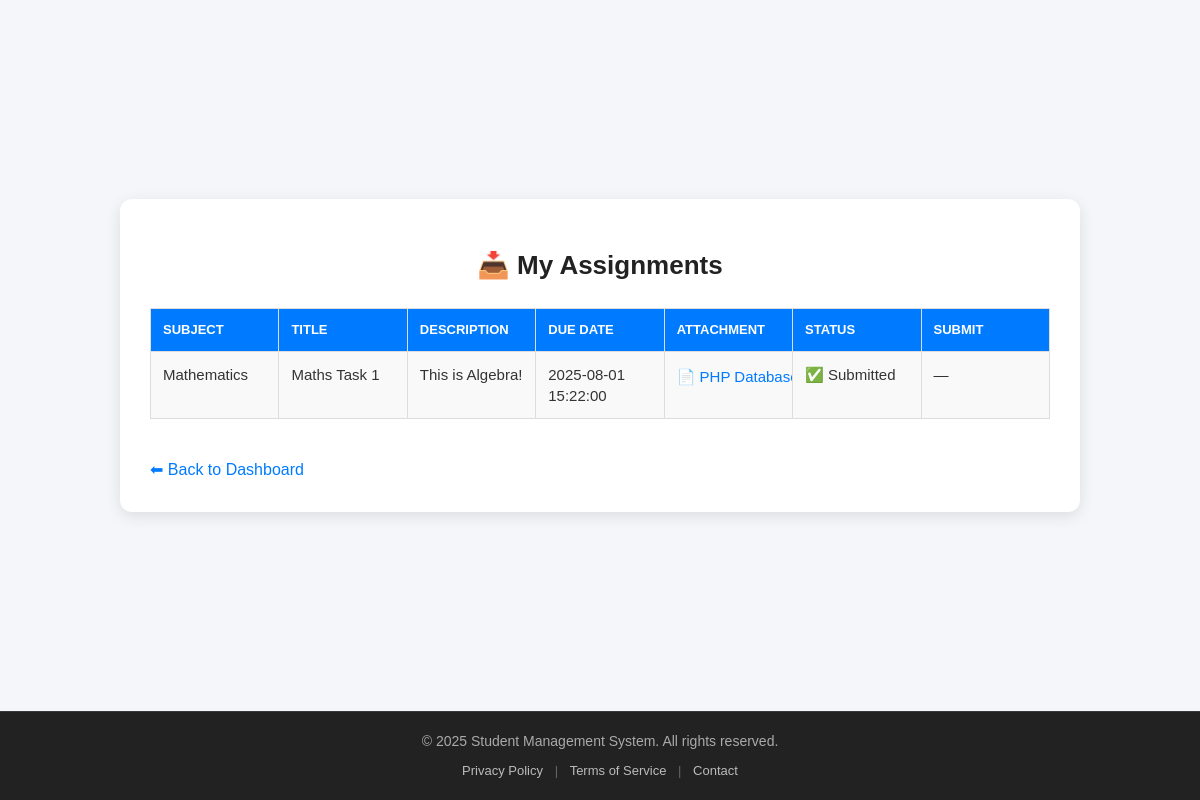
The app's page /public/student/assignments.php (signed in) with its own data.
### tables this page shows
CREATE TABLE `assignments` (
  `id` int(11) NOT NULL,
  `class_id` int(11) NOT NULL,
  `title` varchar(255) NOT NULL,
  `description` text NOT NULL,
  `due_date` datetime NOT NULL,
  `created_at` int(11) NOT NULL DEFAULT current_timestamp()
);

CREATE TABLE `subjects` (
  `id` int(11) NOT NULL,
  `name` varchar(100) NOT NULL,
  `code` varchar(10) NOT NULL,
  `created_at` timestamp NOT NULL DEFAULT current_timestamp()
);

### public/student/assignments.php (the view, shortened to what this page needs)
<?php
global $pdo;
$student_id = $_SESSION['user_id'];
$class_stmt = $pdo->prepare("
    SELECT c.id AS class_id, s.name AS subject_name, u.username AS teacher_name
    FROM enrollments e
    JOIN classes c ON e.class_id = c.id
    JOIN subjects s ON c.subject_id = s.id
    LEFT JOIN users u ON c.teacher_id = u.id
    WHERE e.user_id = ?
");
$class_stmt->execute([$student_id]);
$enrolled_classes = $class_stmt->fetchAll(PDO::FETCH_ASSOC);
$class_ids = array_column($enrolled_classes, 'class_id');
$placeholders = implode(',', array_fill(0, count($class_ids), '?'));
$assignments_stmt = $pdo->prepare("
    SELECT a.id, a.title, a.description, a.due_date, a.created_at,
           c.id AS class_id, s.name AS subject_name, f.file_name, f.file_path,
           (SELECT COUNT(*) FROM submissions sub WHERE sub.assignment_id = a.id AND sub.user_id = ?) AS already_submitted
    FROM assignments a
    JOIN classes c ON a.class_id = c.id
    JOIN subjects s ON c.subject_id = s.id
    LEFT JOIN assignment_files f ON a.id = f.assignment_id
    WHERE a.class_id IN ($placeholders)
    ORDER BY a.due_date ASC
");
$params = array_merge([$student_id], $class_ids);
$assignments_stmt->execute($params);
$assignments = $assignments_stmt->fetchAll(PDO::FETCH_ASSOC);
?>
<!DOCTYPE html>
<html>
<head>
    <link rel="stylesheet" href="../assets/style.css">
</head>
<body class="dashboard-page">
<div class="dashboard-wrapper">
    <div class="dashboard-card student-view">
        <h1>📥 My Assignments</h1>
        <?php if (empty($assignments)): ?>
            <p>❌ You have no assignments yet!</p>
        <?php else: ?>
            <div class="table-wrapper">
                <table>
                    <tr>
                        <th>Subject</th>
                        <th>Title</th>
                        <th>Description</th>
                        <th>Due Date</th>
                        <th>Attachment</th>
                        <th>Status</th>
                        <th>Submit</th>
                    </tr>
                    <?php foreach ($assignments as $a): ?>
                        <tr>
                            <td><?= htmlspecialchars($a['subject_name']) ?></td>
                            <td><?= htmlspecialchars($a['title']) ?></td>
                            <td><?= htmlspecialchars($a['description']) ?></td>
                            <td><?= $a['due_date'] ?></td>
                            <td>
                                <?php if ($a['file_path']): ?>
                                    <a href="../../<?= htmlspecialchars($a['file_path']) ?>" target="_blank">📄 <?= htmlspecialchars($a['file_name']) ?></a>
                                <?php else: ?>
                                    No file
                                <?php endif; ?>
                            </td>
                            <td>
                                <?= $a['already_submitted'] > 0 ? '✅ Submitted' : '⏳ Pending' ?>
                            </td>
                            <td>
                                <?php if ($a['already_submitted'] == 0): ?>
                                    <a href="submit_assignment.php?id=<?= $a['id'] ?>">✏️ Submit</a>
                                <?php else: ?>
                                    —
                                <?php endif; ?>
                            </td>
                        </tr>
                    <?php endforeach; ?>
                </table>
            </div>
        <?php endif; ?>
        <a class="back-link" href="../dashboard.php">⬅ Back to Dashboard</a>
    </div>
</div>
<?php include __DIR__ . '/../templates/footer.php'; ?>
</body>
</html>

### public/assets/style.css (style rules this page uses)
html, body { height: 100%; margin: 0; padding: 0; display: flex; flex-direction: column; }
body > *:not(.site-footer) { flex: 1; }
body { font-family: Arial, sans-serif; background: #f4f4f9; color: #333; line-height: 1.4; padding: 20px; }
table { width: 100%; border-collapse: collapse; margin-bottom: 20px; }
table th, table td { padding: 16px 14px; font-size: 15px; border: 1px solid #ccc; text-align: left; vertical-align: top; word-break: break-word; overflow-wrap: anywhere; white-space: normal; overflow: hidden; text-overflow: ellipsis; }
table th { background: #007bff; color: #fff; text-transform: uppercase; font-size: 13px; }
table tr:nth-child(even) { background: #f9f9f9; }
a { color: #007bff; text-decoration: none; transition: color 0.2s ease-in-out; }
body.dashboard-page { background: #f4f6f9; padding: 0; display: flex; flex-direction: column; min-height: 100vh; }
.dashboard-wrapper { flex: 1; display: flex; justify-content: center; align-items: center; padding: 40px 20px; }
.dashboard-card { background: #fff; padding: 30px; border-radius: 12px; box-shadow: 0 4px 15px rgba(0, 0, 0, 0.1); text-align: center; }
.dashboard-card.student-view { max-width: 700px; width: 100%; text-align: center; margin: 0 auto; }
@media (min-width: 1024px) { .dashboard-card.student-view { max-width: 900px; text-align: left; } }
.dashboard-card h1 { font-size: 26px; margin-bottom: 10px; color: #222; text-align: center; }
.dashboard-card table { width: 100%; border-collapse: collapse; margin-top: 15px; }
.dashboard-card th, .dashboard-card td { padding: 12px; border: 1px solid #ddd; }
.dashboard-card th { background: #007bff; color: #fff; }
.dashboard-card tr:nth-child(even) { background: #f9f9f9; }
.back-link { display: inline-block; margin-top: 20px; color: #007bff; text-decoration: none; }
.table-wrapper { overflow-x: auto; }
.table-wrapper table { min-width: 100%; width: 100%; table-layout: fixed; }
.dashboard-card table td:nth-child(2), .dashboard-card table th:nth-child(2) { max-width: 220px; white-space: nowrap; overflow: hidden; text-overflow: ellipsis; }
table td a { display: inline-block; max-width: 200px; white-space: nowrap; overflow: hidden; text-overflow: ellipsis; vertical-align: middle; }

### records on screen
assignments: subjects.name "Mathematics", title "Maths Task 1", description "This is Algebra!", due_date "2025-08-01 15:22:00", file_name "PHP Databases [Synopt…"
